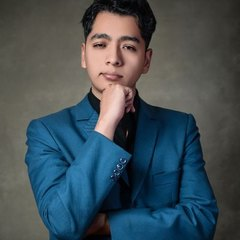
#> input picture assets/images/hookdash/face-3.jpg, 240 x 240 px, given in place of pack3-4881619.jpg, which was not available
$ python pack3.py
#> lines starting #> are read from the running program, lines starting #| are printed output that depends on the picture
"""
Bake the photography for the Hook, Nutrilens and Eats boards.

    python tools/bake/pack3.py

Every one of these is a **crop**, not a cut-out. Each subject is either a scene
(a group of friends shot from below, a deli counter) or already sits in a
rounded frame in the design, so there is no backdrop to remove — and a flood
fill on a photographed room leaves a halo that shows on every frame of a video
(AGENTS.md, "Sourcing assets").

What is *not* here is as deliberate: the Eats screen's product tiles, its
category glyphs and the Nutrilens progress rings are drawn, because a cable, a
razor and a taco mark are small flat objects, which is drawing range.

Sources are free-licensed Pexels photographs; the ids are credited in each
showcase's `CREDITS.md`.
"""

import io
import os

from PIL import Image

ROOT = os.path.join(os.path.dirname(__file__), '..', '..')
SRC = os.path.join(os.path.dirname(__file__), 'sources')

# (slug, name, source, output size, crop centre in source fractions)
#
# Sizes are 3x the drawn slot, which is what the emulator and the preview
# harness both render at.
JOBS = [
    # Hook - the camera screen is one full-bleed photograph.
    ('hookcam', 'hero.jpg', 'pack3-4881619.jpg', (1179, 2556), (0.5, 0.52)),
    # ... and the dashboard's two picture cards.
    ('hookdash', 'profile.jpg', 'faces/face-11091224.jpg', (480, 480), (0.5, 0.45)),
    ('hookdash', 'memories.jpg', 'pack3-4518022.jpg', (900, 600), (0.5, 0.42)),

    # Nutrilens - a pile of vegetables, a plated meal, and a thumbnail of it.
    ('nutrione', 'veg.jpg', 'pack3-39255979.jpg', (1179, 1100), (0.5, 0.55)),
    ('nutrione', 'bowl.jpg', 'sprouts-4828091.jpg', (120, 120), (0.5, 0.46)),
    ('nutrithree', 'plate.jpg', 'pack3-13422468.jpg', (780, 780), (0.46, 0.55)),

    # Eats - the fan of three over the hero, and the two featured cards.
    # Cropped off the bottle at the left: it carries a real trademark and
    # the showcase substitutes brands rather than bundling them.
    ('eatsnyc', 'dish-1.jpg', 'pack3-6068717.jpg', (300, 300), (0.62, 0.3)),
    ('eatsnyc', 'dish-2.jpg', 'pack3-24796900.jpg', (300, 300), (0.5, 0.5)),
    ('eatsnyc', 'dish-3.jpg', 'pack3-27988502.jpg', (300, 300), (0.5, 0.45)),
    ('eatsnyc', 'feat-1.jpg', 'pack3-5837196.jpg', (720, 480), (0.5, 0.5)),
    ('eatsnyc', 'feat-2.jpg', 'treats-6941033.jpg', (720, 480), (0.5, 0.5)),
    ('eatsnyc', 'snack.jpg', 'treats-34466116.jpg', (420, 480), (0.5, 0.5)),
]

CREDITS = {
    'hookcam': [('hero.jpg', '4881619'), ('face-*.jpg', '12311572 and the rest of the cast')],
    'hookdash': [('profile.jpg', '11091224'), ('memories.jpg', '4518022'),
                 ('face-*.jpg', 'the bake tool&rsquo;s fixed cast')],
    'nutrione': [('veg.jpg', '39255979'), ('bowl.jpg', '4828091')],
    'nutrithree': [('plate.jpg', '13422468')],
    'eatsnyc': [('dish-1.jpg', '6068717'), ('dish-2.jpg', '24796900'),
                ('dish-3.jpg', '27988502'), ('feat-1.jpg', '5837196'),
                ('feat-2.jpg', '6941033'), ('snack.jpg', '34466116')],
}


def crop(src, size, centre):
#> called with src = 'pack3-4881619.jpg', size = (1179, 2556), centre = (0.5, 0.52)
    im = Image.open(os.path.join(SRC, src)).convert('RGB')
#> im is the input picture: PIL image 240x240 RGB; mean R, G, B 66, 79.3, 86.2
    w, h = im.size
#> w = 240; h = 240
    scale = max(size[0] / w, size[1] / h)
#> scale = 10.65
    box_w, box_h = size[0] / scale, size[1] / scale
#> box_w = 110.7; box_h = 240
    x = min(max(centre[0] * w - box_w / 2, 0), w - box_w)
#> x = 64.65
    y = min(max(centre[1] * h - box_h / 2, 0), h - box_h)
#> y = 0
    return im.crop((round(x), round(y), round(x + box_w), round(y + box_h))).resize(
        size, Image.LANCZOS
    )
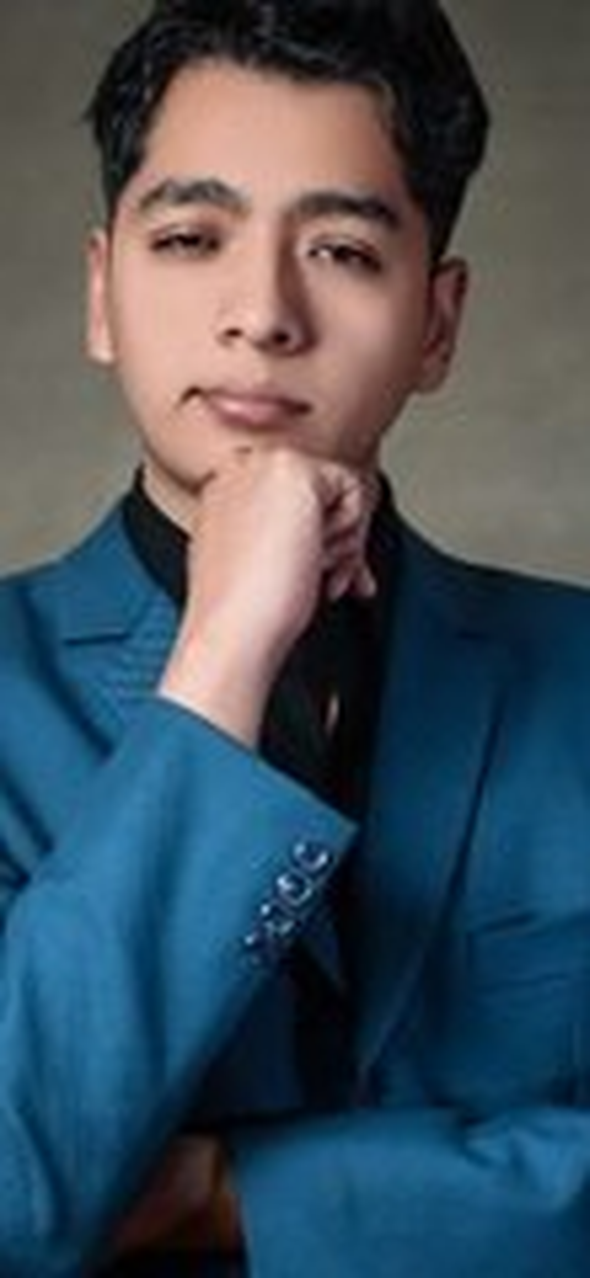
#> returned value: PIL image 1179x2556 RGB (shown at 1/2 size); mean R, G, B 66.4, 80.4, 91.7
#> pass 3 of the loop in main, `for slug, name, src, size, centre in JOBS:`:
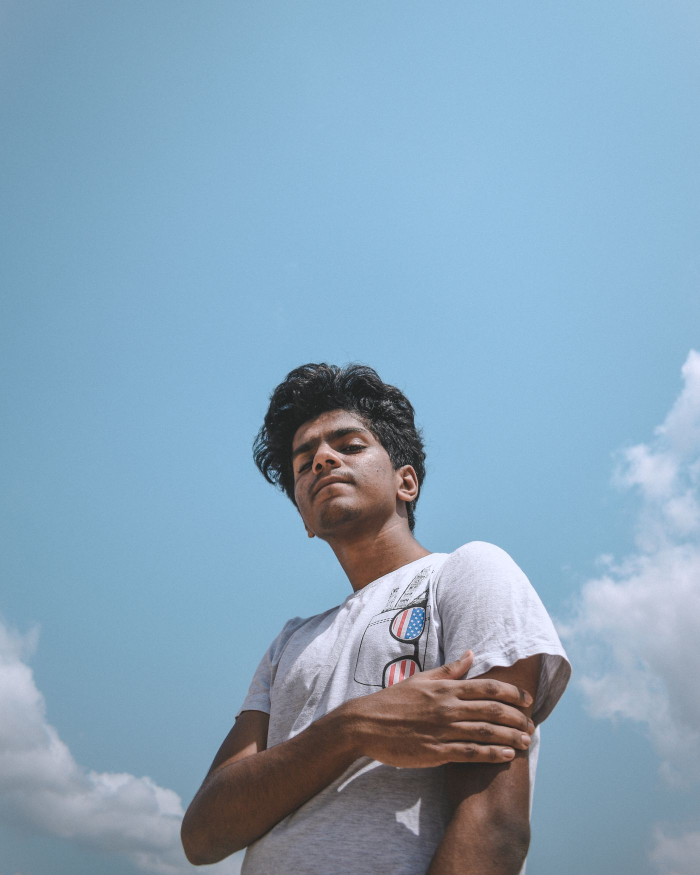
#> input picture tools/bake/sources/pack3-4518022.jpg, 1400 x 1750 px (shown at 1/2 size)
#> in crop, im is the input picture: PIL image 1400x1750 RGB; mean R, G, B 134.6, 163.7, 186
#> in crop (call 3), `return im.crop((round(x), round(y), round(x + box_w), round(y + box_h)..`:
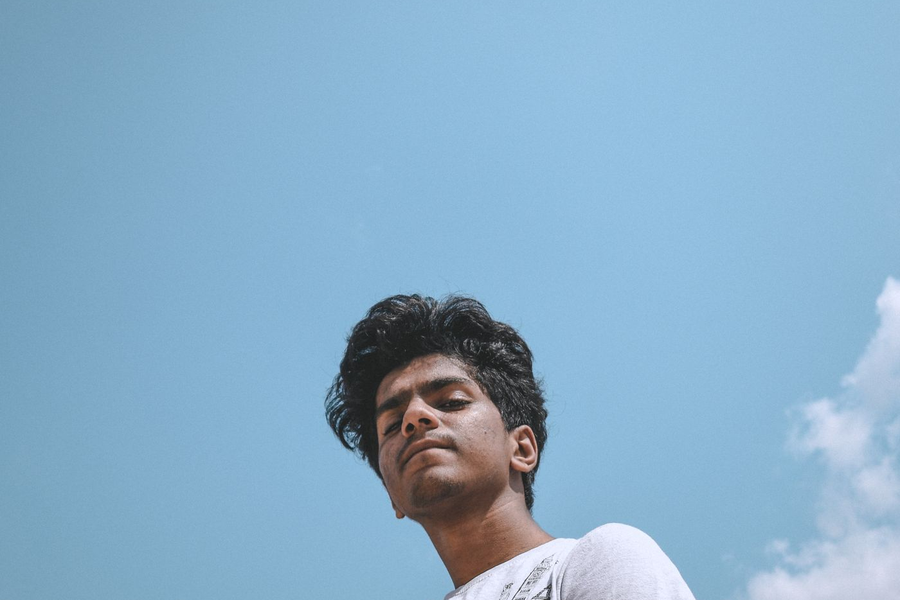
#> returned value: PIL image 900x600 RGB; mean R, G, B 137.1, 174.4, 201.5
#> the loop made 6 passes; the first 3 are shown


def main():
    for slug, name, src, size, centre in JOBS:
        out = os.path.join(ROOT, 'assets', 'images', slug)
        os.makedirs(out, exist_ok=True)
        crop(src, size, centre).save(os.path.join(out, name), quality=88, optimize=True)
        print('%s/%s  %dx%d' % (slug, name, *size))

    for slug, rows in CREDITS.items():
        out = os.path.join(ROOT, 'assets', 'images', slug)
        os.makedirs(out, exist_ok=True)
        body = '\n'.join(
            '| `%s` | Pexels photo [%s](https://www.pexels.com/photo/%s/) |' % (f, pid, pid)
            for f, pid in rows
        )
        io.open(os.path.join(out, 'CREDITS.md'), 'w', encoding='utf-8', newline='').write(
            '# %s - image credits\n\n'
            'Free-licensed photographs from Pexels, standing in for the\n'
            "reference's own imagery, which is not redistributable.\n\n"
            '| file | source |\n| --- | --- |\n%s\n' % (slug, body)
        )
    print('credits written')


if __name__ == '__main__':
#> (the run stopped early here; a loop or call above may not have finished)
